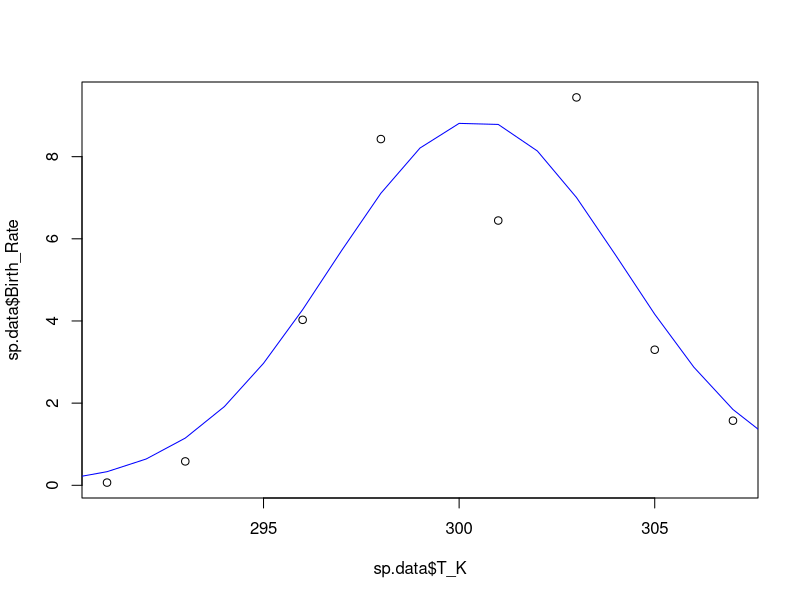
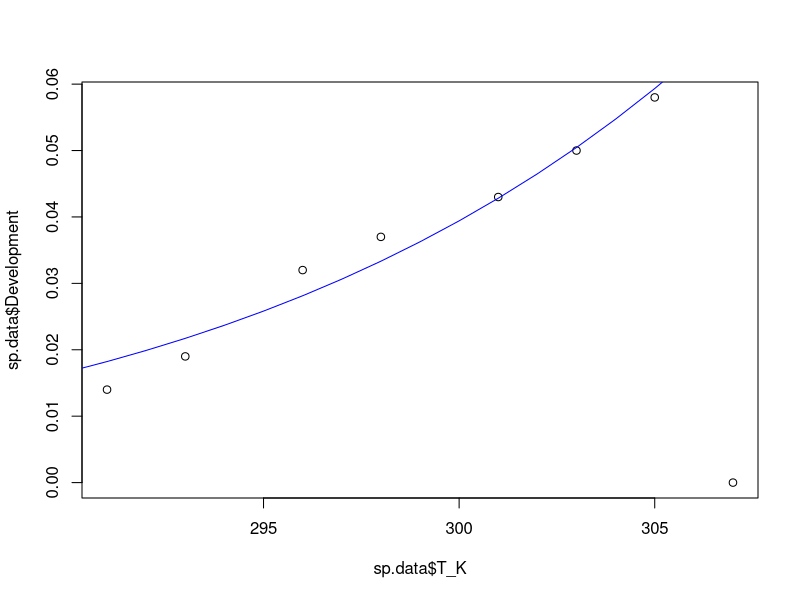
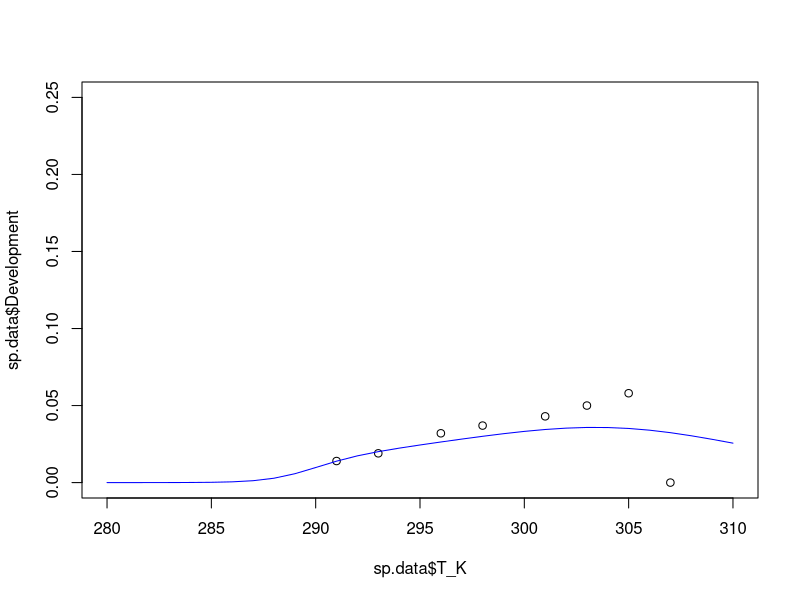
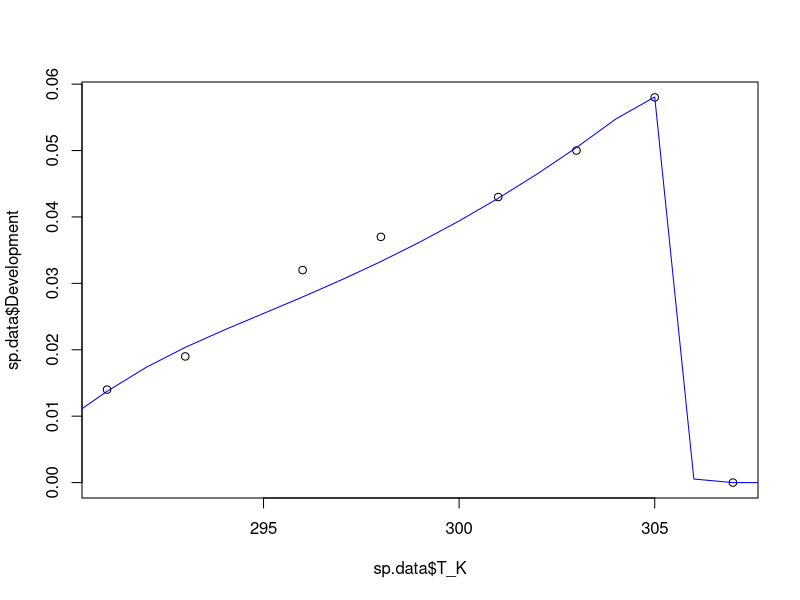
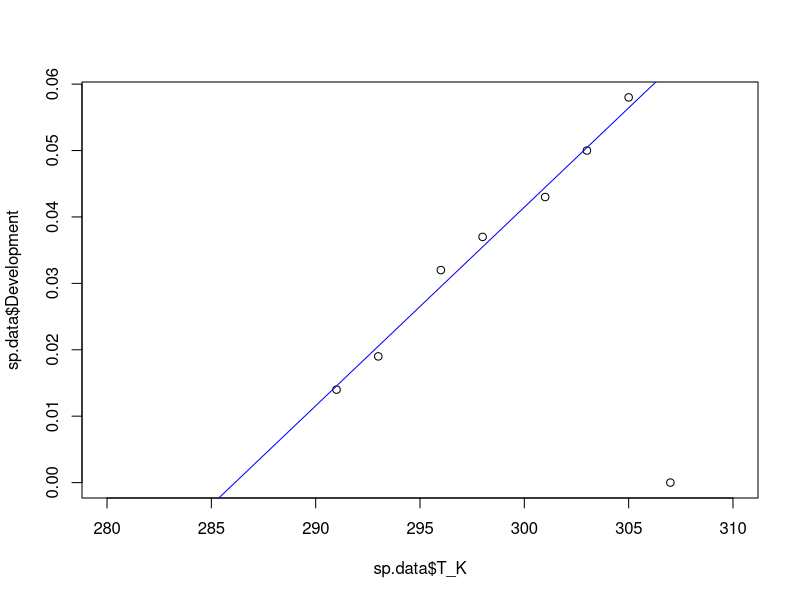
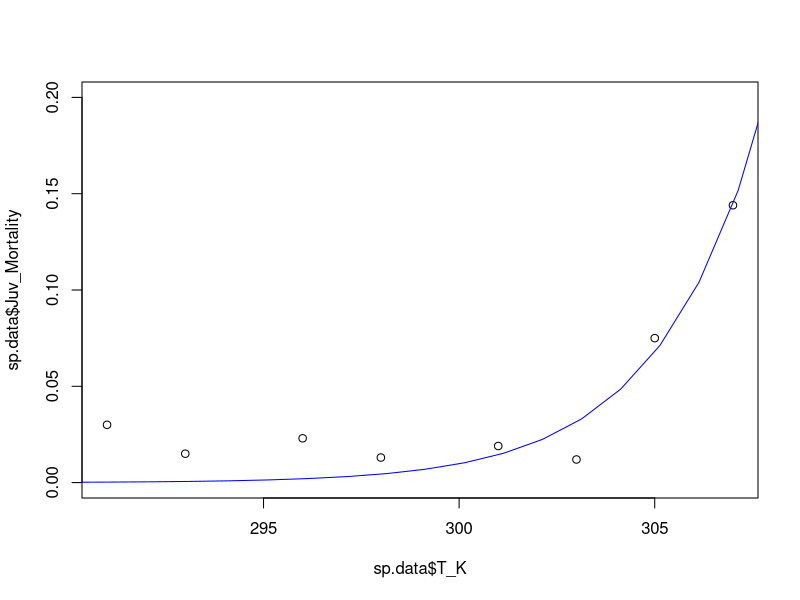
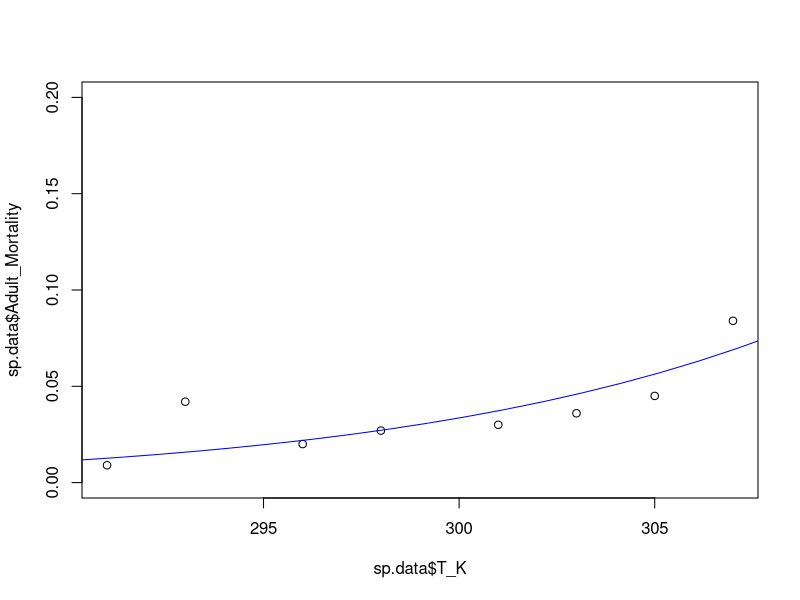
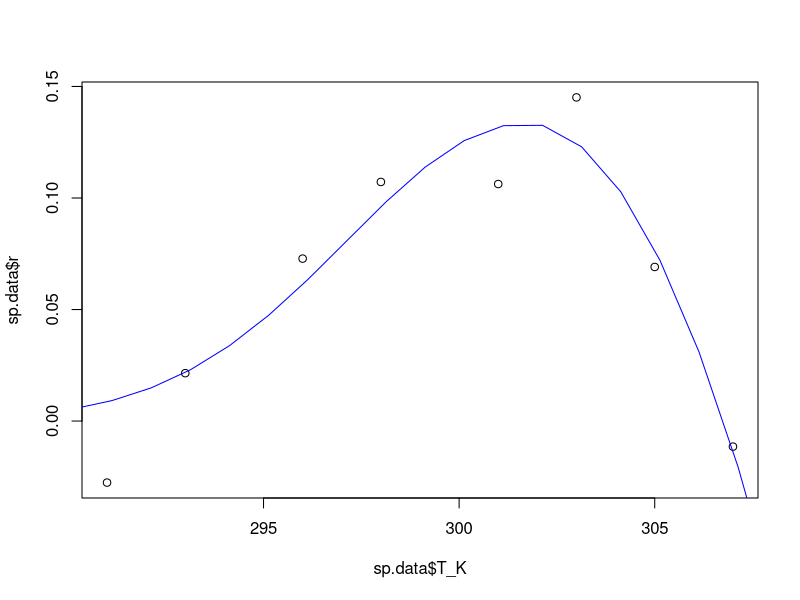

Generate these figures, in order, with R: (Note: this script raises an error after producing the figures.)
###################################################################
#### This R script fits functions to temperature response data ####
###################################################################


# Load packages and set working directory
library(tidyr)
library(ggplot2)
library(dplyr)
library(tidyverse)
setwd(dirname(rstudioapi::getActiveDocumentContext()$path))

# Read data
data <- as.data.frame(read_csv("Temperature response data.csv"))

# Select an insect by removing # in front of name and placing # in front of other species
sp.data <- subset(data, Species == "Clavigralla shadabi")
#sp.data <- subset(data, Species == "Clavigralla tomentosicollis Benin")
#sp.data <- subset(data, Species == "Clavigralla tomentosicollis Nigeria")
#sp.data <- subset(data, Species == "Clavigralla tomentosicollis Burkina Faso")
#sp.data <- subset(data, Species == "Apolygus lucorum")
#sp.data <- subset(data, Species == "Adelphocoris suturalis")
#sp.data <- subset(data, Species == "Macrosiphum euphorbiae Brazil")
#sp.data <- subset(data, Species == "Aulacorthum solani Brazil")
#sp.data <- subset(data, Species == "Uroleucon ambrosiae")
#sp.data <- subset(data, Species == "Lygus lineolaris")
#sp.data <- subset(data, Species == "Pilophorus typicus")
#sp.data <- subset(data, Species == "Macrolophus pygmaeus on Myzus persicae")
#sp.data <- subset(data, Species == "Macrolophus pygmaeus on Trialeurodes vaporariorum")
#sp.data <- subset(data, Species == "Toxoptera citricidus on C. unshiu")
#sp.data <- subset(data, Species == "Toxoptera citricidus on C. aurantium")
#sp.data <- subset(data, Species == "Aphis citricola")
#sp.data <- subset(data, Species == "Aphis gossypii Japan")

# Remove columns that do not contain temperature data
sp.data <- sp.data[-c(1:8,12,14,16,18,20,22,24,26,27,29,31,32,34,35,37,39,40,42,44,46,48,50,51)]

# Set some option for nls and plots
Tmin <- 280
Tmax <- 310
TR <- 298



####################################### FECUNDITY ###########################################
# NLS
fec <- nls(Birth_Rate ~ bTopt*exp(-((T_K-Toptb)^2)/(2*sb^2)), data=sp.data,
           start=list(bTopt=5, Toptb=TR, sb=3))
summary(fec)
# Plot model fits
plot(sp.data$T_K, sp.data$Birth_Rate)
points(seq(Tmin,Tmax,1),coef(fec)[1]*exp(-((seq(Tmin,Tmax,1)-coef(fec)[2])^2)/(2*coef(fec)[3]^2)), type="l", col="blue")


###################################### DEVELOPMENT ##########################################
# estimate xTR and A
# NOTE: removed data beyond max development
dev.mon <- nls(Development ~ xTR*T_K/TR*exp(A*(1/TR-1/T_K)), data=sp.data[-c((nrow(sp.data)-0):nrow(sp.data)),],
               start=list(xTR=0.1, A=1000))
summary(dev.mon)
# Plot model fits
plot(sp.data$T_K, sp.data$Development)
points(seq(Tmin,Tmax,1), coef(dev.mon)[1]*(seq(Tmin,Tmax,1)/TR)*exp(coef(dev.mon)[2]*(1/TR-1/seq(Tmin,Tmax,1))), type="l", col="blue")

# estimate AL and AH separately from TL and TH if needed
xTR <- coef(dev.mon)[1]
A <- coef(dev.mon)[2]
kTL <- 293
kTH <- 309
dev.A <- nls(Development ~ xTR*(T_K/TR)*exp(A*(1/TR-1/T_K))/(1+exp(AL*(1/kTL-1/T_K))+exp(AH*(1/kTH-1/T_K))),
              data=sp.data, start=list(AL=-50000, AH=50000))
summary(dev.A)
AL <- coef(dev.A)[1]
AH <- coef(dev.A)[2]
dev.T <- nls(Development ~ xTR*(T_K/TR)*exp(A*(1/TR-1/T_K))/(1+exp(AL*(1/TL-1/T_K))+exp(AH*(1/TH-1/T_K))),
             data=sp.data, start=list(TL=kTL, TH=kTH))
summary(dev.T)
# Plot model fits
plot(sp.data$T_K, sp.data$Development, xlim=c(Tmin,Tmax), ylim=c(0,0.25))
points(seq(Tmin,Tmax,1), xTR*(seq(Tmin,Tmax,1)/TR)*exp(A*(1/TR-1/seq(Tmin,Tmax,1)))/
         (1+(exp(AL*(1/coef(dev.T)[1]-1/seq(Tmin,Tmax,1)))+exp(AH*(1/coef(dev.T)[2]-1/seq(Tmin,Tmax,1))))), type="l", col="blue")

# estimate TH and AH separately from TL and AL if needed
kAL <- -50000
dev.H <- nls(Development ~ coef(dev.mon)[1]*(T_K/TR)*exp(coef(dev.mon)[2]*(1/TR-1/T_K))/(1+exp(kAL*(1/kTL-1/T_K))+exp(AH*(1/TH-1/T_K))),
             data=sp.data, start=list(TH=kTH, AH=10000))
summary(dev.H)
dev.AL <- nls(Development ~ coef(dev.mon)[1]*(T_K/TR)*exp(coef(dev.mon)[2]*(1/TR-1/T_K))/(1+exp(AL*(1/kTL-1/T_K))+exp(coef(dev.H)[2]*(1/coef(dev.H)[1]-1/T_K))),
             data=sp.data, start=list(AL=-100000))
summary(dev.AL)
dev.TL <- nls(Development ~ coef(dev.mon)[1]*(T_K/TR)*exp(coef(dev.mon)[2]*(1/TR-1/T_K))/(1+exp(coef(dev.AL)[1]*(1/TL-1/T_K))+exp(coef(dev.H)[2]*(1/coef(dev.H)[1]-1/T_K))),
             data=sp.data, start=list(TL=kTL))
summary(dev.TL)
# Plot model fits
plot(sp.data$T_K, sp.data$Development)
points(seq(Tmin,Tmax,1), coef(dev.mon)[1]*(seq(Tmin,Tmax,1)/TR)*exp(coef(dev.mon)[2]*(1/TR-1/seq(Tmin,Tmax,1)))/
         (1+(exp(coef(dev.AL)[1]*(1/coef(dev.TL)[1]-1/seq(Tmin,Tmax,1)))+exp(coef(dev.H)[2]*(1/coef(dev.H)[1]-1/seq(Tmin,Tmax,1))))), type="l", col="blue")


# Minimum developmental temperature
# NOTE: removed data beyond max development
dev.min <- nls(Development ~ m*T_K+b, data=sp.data[-c((nrow(sp.data)-1):nrow(sp.data)),],
               start=list(m=0.01, b=0))
summary(dev.min)
# Plot model fits
plot(sp.data$T_K, sp.data$Development, xlim=c(280,Tmax))
points(seq(280,Tmax,1), coef(dev.min)[1]*seq(280,Tmax,1)+coef(dev.min)[2], type="l", col="blue")

# Calculate Tmin
Tmin <- (-coef(dev.min)[2]/coef(dev.min)[1])[[1]]
Tmin



#################################### MORTALITY ######################################
# NLS for juvenile mortality
mort.J <- nls(Juv_Mortality ~ xTR*exp(A*(1/TR-1/T_K)), data=sp.data,
              start=list(xTR=0.01, A=10000))
summary(mort.J)
# Plot model fits
plot(sp.data$T_K, sp.data$Juv_Mortality, ylim=c(0,0.2))
points(seq(Tmin,Tmax,1), coef(mort.J)[1]*exp(coef(mort.J)[2]*(1/TR-1/seq(Tmin,Tmax,1))), type="l", col="blue")


# NLS for adult mortality
mort.A <- nls(Adult_Mortality ~ xTR*exp(A*(1/TR-1/T_K)), data=sp.data,
              start=list(xTR=0.01, A=10000))
summary(mort.A)
# Plot model fits
plot(sp.data$T_K, sp.data$Adult_Mortality, ylim=c(0,0.2))
points(seq(Tmin,Tmax,1), coef(mort.A)[1]*exp(coef(mort.A)[2]*(1/TR-1/seq(Tmin,Tmax,1))), type="l", col="blue")



########################### r (INTRINSIC GROWTH RATE) ###############################
# estimate all parameters
r <- nls(r ~ ifelse(T_K <= Topt, rMax*exp(-1*((T_K-Topt)/(2*sr))^2),
                    rMax*(1 - ((T_K-Topt)/(Topt-Tmax))^2)),
                    data=sp.data, start=list(sr=5, Topt=303, Tmax=308, rMax=0.1))
summary(r)
# Plot model fits
plot(sp.data$T_K, sp.data$r)
points(seq(Tmin,Tmax,1), ifelse(seq(Tmin,Tmax,1) <= coef(r)[2], coef(r)[4]*exp(-1*((seq(Tmin,Tmax,1)-coef(r)[2])/(2*coef(r)[1]))^2),
                                coef(r)[4]*(1 - ((seq(Tmin,Tmax,1)-coef(r)[2])/(coef(r)[2]-coef(r)[3]))^2)), type="l", col="blue")


# set Topt and rMax (NOTE: Topt cannot equal Tmax in nls)
Topt <- sp.data[nrow(sp.data)-1,"T_K"]
rMax <- sp.data[sp.data$T_K==Topt,"r"]
# estimate all other parameters
r <- nls(r ~ ifelse(T_K <= Topt, rMax*exp(-1*((T_K-Topt)/(2*sr))^2),
                    rMax*(1 - ((T_K-Topt)/(Topt-Tmax))^2)),
         data=sp.data, start=list(sr=3, Tmax=305))
summary(r)
# Plot model fits
plot(sp.data$T_K, sp.data$r, ylim=c(0,rMax))
points(seq(Tmin,Tmax,1), ifelse(seq(Tmin,Tmax,1) <= Topt, rMax*exp(-1*((seq(Tmin,Tmax,1)-Topt)/(2*coef(r)[1]))^2),
                                rMax*(1 - ((seq(Tmin,Tmax,1)-Topt)/(Topt-coef(r)[2]))^2)), type="l", col="blue")
rMax
Topt
coef(r)[2]



##################################### EGG DEVELOPMENT ########################################
# estimate xTR and A
# NOTE: removed data beyond max development
dev.mon <- nls(Egg_Dev ~ xTR*T_K/TR*exp(A*(1/TR-1/T_K)), data=sp.data[-c((nrow(sp.data)-2):nrow(sp.data)),],
               start=list(xTR=0.1, A=1000))
summary(dev.mon)
# Plot model fits
plot(sp.data$T_K, sp.data$Egg_Dev)
points(seq(Tmin,Tmax,1), coef(dev.mon)[1]*(seq(Tmin,Tmax,1)/TR)*exp(coef(dev.mon)[2]*(1/TR-1/seq(Tmin,Tmax,1))), type="l", col="blue")

# estimate AL and AH separately from TL and TH if needed
kTL <- 297
kTH <- 311
dev.A <- nls(Egg_Dev ~ coef(dev.mon)[1]*(T_K/TR)*exp(coef(dev.mon)[2]*(1/TR-1/T_K))/(1+exp(AL*(1/kTL-1/T_K))+exp(AH*(1/kTH-1/T_K))),
             data=sp.data, start=list(AL=-50000, AH=50000))
summary(dev.A)
dev.T <- nls(Egg_Dev ~ coef(dev.mon)[1]*(T_K/TR)*exp(coef(dev.mon)[2]*(1/TR-1/T_K))/(1+exp(coef(dev.A)[1]*(1/TL-1/T_K))+exp(coef(dev.A)[2]*(1/TH-1/T_K))),
             data=sp.data, start=list(TL=kTL, TH=kTH))
summary(dev.T)
# Plot model fits
plot(sp.data$T_K, sp.data$Egg_Dev, xlim=c(Tmin,Tmax), ylim=c(0,0.4))
points(seq(Tmin,Tmax,1), coef(dev.mon)[1]*(seq(Tmin,Tmax,1)/TR)*exp(coef(dev.mon)[2]*(1/TR-1/seq(Tmin,Tmax,1)))/
         (1+(exp(coef(dev.A)[1]*(1/coef(dev.T)[1]-1/seq(Tmin,Tmax,1)))+exp(coef(dev.A)[2]*(1/coef(dev.T)[2]-1/seq(Tmin,Tmax,1))))), type="l", col="blue")

# estimate TH and AH separately from TL and AL if needed
kAL <- -100000
dev.H <- nls(Egg_Dev ~ coef(dev.mon)[1]*(T_K/TR)*exp(coef(dev.mon)[2]*(1/TR-1/T_K))/(1+exp(kAL*(1/kTL-1/T_K))+exp(AH*(1/TH-1/T_K))),
             data=sp.data, start=list(TH=kTH, AH=50000))
summary(dev.H)
dev.AL <- nls(Egg_Dev ~ coef(dev.mon)[1]*(T_K/TR)*exp(coef(dev.mon)[2]*(1/TR-1/T_K))/(1+exp(AL*(1/kTL-1/T_K))+exp(coef(dev.H)[2]*(1/coef(dev.H)[1]-1/T_K))),
              data=sp.data, start=list(AL=-100000))
summary(dev.AL)
dev.TL <- nls(Egg_Dev ~ coef(dev.mon)[1]*(T_K/TR)*exp(coef(dev.mon)[2]*(1/TR-1/T_K))/(1+exp(coef(dev.AL)[1]*(1/TL-1/T_K))+exp(coef(dev.H)[2]*(1/coef(dev.H)[1]-1/T_K))),
              data=sp.data, start=list(TL=kTL))
summary(dev.TL)
# Plot model fits
plot(sp.data$T_K, sp.data$Egg_Dev)
points(seq(Tmin,Tmax,1), coef(dev.mon)[1]*(seq(Tmin,Tmax,1)/TR)*exp(coef(dev.mon)[2]*(1/TR-1/seq(Tmin,Tmax,1)))/
         (1+(exp(coef(dev.AL)[1]*(1/coef(dev.TL)[1]-1/seq(Tmin,Tmax,1)))+exp(coef(dev.H)[2]*(1/coef(dev.H)[1]-1/seq(Tmin,Tmax,1))))), type="l", col="blue")



###################################### DEVELOPMENT ##########################################
# Monotonic response
# dev.mon <- nls(Development ~ xTR*T_K/TR*exp(A*(1/TR-1/T_K)), data=sp.data,
#                start=list(xTR=0.01, A=5000))
# summary(dev.mon)
# Plot model fits
# plot(sp.data$T_K, sp.data$Development)
# points(seq(Tmin,Tmax,1), coef(dev.mon)[1]*(seq(Tmin,Tmax,1)/TR)*exp(coef(dev.mon)[2]*(1/TR-1/seq(Tmin,Tmax,1))), type="l", col="blue")


# Sharpe-Schoolfield response
# estimate all parameters
# dev <- nls(Development ~ xTR*(T_K/TR)*exp(A*(1/TR-1/T_K))/(1+exp(AL*(1/TL-1/T_K))+exp(AH*(1/TH-1/T_K))),
#               data=sp.data, start=list(xTR=0.03, A=7000, AL=-30000, AH=270000, TL=286, TH=306))
# summary(dev)
# Plot model fits
# plot(sp.data$T_K, sp.data$Development)
# points(seq(Tmin,Tmax,1), coef(dev)[1]*(seq(Tmin,Tmax,1)/TR)*exp(coef(dev)[2]*(1/TR-1/seq(Tmin,Tmax,1)))/
#          (1+(exp(coef(dev)[3]*(1/coef(dev)[5]-1/seq(Tmin,Tmax,1)))+exp(coef(dev)[4]*(1/coef(dev)[6]-1/seq(Tmin,Tmax,1))))), type="l", col="blue")


# estimate AL, AH, TL, and TH
# NOTE: if needed, set AH based on NLS below and run code iteratively until AL and AH do not appreciably change)
# dev.SS <- nls(Development ~ coef(dev.mon)[1]*(T_K/TR)*exp(coef(dev.mon)[2]*(1/TR-1/T_K))/(1+exp(AL*(1/TL-1/T_K))+exp(AH*(1/TH-1/T_K))),
#               data=sp.data, start=list(AL=-66000, AH=235000, TL=288, TH=309.6))
# summary(dev.SS)
# Plot model fits
# plot(sp.data$T_K, sp.data$Development)
# points(seq(Tmin,Tmax,1), coef(dev.mon)[1]*(seq(Tmin,Tmax,1)/TR)*exp(coef(dev.mon)[2]*(1/TR-1/seq(Tmin,Tmax,1)))/
#          (1+(exp(coef(dev.SS)[1]*(1/coef(dev.SS)[3]-1/seq(Tmin,Tmax,1)))+exp(coef(dev.SS)[2]*(1/coef(dev.SS)[4]-1/seq(Tmin,Tmax,1))))), type="l", col="blue")



########################### LACTIN MODEL OF DEVELOPMENT #############################
# estimate all parameters
#lactin <- nls(Development ~ exp(mTopt*T_K)-exp(mTopt*Tmax-(Tmax-T_K)/mDelta) + mTmin,
#              data=sp.data, start=list(mTopt=0.05, Tmax=305, mDelta=10, mTmin=0.01))
#summary(lactin)
# Plot model fits
#plot(sp.data$T_K, sp.data$Development)
#points(seq(Tmin,Tmax,1), coef(dev.mon)[1]*(seq(Tmin,Tmax,1)/TR)*exp(coef(dev.mon)[2]*(1/TR-1/seq(Tmin,Tmax,1)))/
#         (1+(exp(coef(dev.SS)[1]*(1/coef(dev.SS)[3]-1/seq(Tmin,Tmax,1)))+exp(coef(dev.SS)[2]*(1/coef(dev.SS)[4]-1/seq(Tmin,Tmax,1))))), type="l", col="blue")

# estimate mDelta and mTmin
#lactin.test <- nls(Development ~ exp(0.06*T_K)-exp(0.06*kTH-(kTH-T_K)/mDelta) + mTmin,
#              data=sp.data, start=list(mDelta=1, mTmin=0.01))
#summary(lactin.test)
# Plot model fits
#plot(sp.data$T_K, sp.data$Development)
#points(seq(Tmin,Tmax,1), exp(0.06*seq(Tmin,Tmax,1))-exp(0.06*305-(305-seq(Tmin,Tmax,1))/1) + 0.01, type="l", col="blue")



#################################### EGG MORTALITY ######################################
# Mortality estimated using fit at reference temperature
# NLS for egg mortality
mort.J <- nls(Egg_Mortality ~ xTR*exp(A*(1/TR-1/T_K)), data=sp.data,
              start=list(xTR=0.01, A=10000))
summary(mort.J)
# Plot model fits
plot(sp.data$T_K, sp.data$Egg_Mortality, ylim=c(0,0.2))
points(seq(Tmin,Tmax,1), coef(mort.J)[1]*exp(coef(mort.J)[2]*(1/TR-1/seq(Tmin,Tmax,1))), type="l", col="blue")



# Mortality estimated using data at reference temperature
dJTR <- sp.data[sp.data$T_K==TR,"Juv_Mortality"]
dATR <- sp.data[sp.data$T_K==TR,"Adult_Mortality"]

# NLS for juvenile mortality
mort.J <- nls(Juv_Mortality ~ dJTR*exp(A*(1/TR-1/T_K)), data=sp.data,
              start=list(A=1000))
summary(mort.J)
# Plot model fits
plot(sp.data$T_K, sp.data$Juv_Mortality, ylim=c(0,0.2))
points(seq(Tmin,Tmax,1), dJTR*exp(coef(mort.J)[1]*(1/TR-1/seq(Tmin,Tmax,1))), type="l", col="blue")


# NLS for adult mortality
mort.A <- nls(Adult_Mortality ~ dATR*exp(A*(1/TR-1/T_K)), data=sp.data,
              start=list(A=1000))
summary(mort.A)
# Plot model fits
plot(sp.data$T_K, sp.data$Adult_Mortality, ylim=c(0,0.1))
points(seq(Tmin,Tmax,1), dATR*exp(coef(mort.A)[1]*(1/TR-1/seq(Tmin,Tmax,1))), type="l", col="blue")



########################### R0 (NET REPRODUCTIVE RATE) ##############################
# NLS
fit.R0 <- nls(R0 ~ R0Topt*exp(-((T_K-ToptR0)^2)/(2*sR0^2)), data=sp.data,
              start=list(R0Topt=200, ToptR0=TR, sR0=10))
summary(fit.R0)
# Plot model fits
plot(sp.data$T_K, sp.data$R0)
points(seq(Tmin,Tmax,1),coef(fit.R0)[1]*exp(-((seq(Tmin,Tmax,1)-coef(fit.R0)[2])^2)/(2*coef(fit.R0)[3]^2)), type="l", col="blue")

# calculate R0Tmax: temperature at which R0 = 1
R0Tmax <- 0
deltaT <- (5*coef(fit.R0)[3]/1000)[[1]] # temperature range = 5 sigma away from Topt
for(i in 0:1000) {
  if(coef(fit.R0)[1]*exp(-(((coef(fit.R0)[2] + i*deltaT) - coef(fit.R0)[2])^2)/(2*coef(fit.R0)[3])^2) <= 1 & R0Tmax == 0)
  { R0Tmax <- (coef(fit.R0)[2] + i*deltaT)[[1]] }}
R0Tmax
